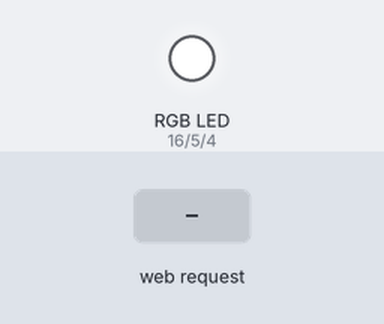
This sketch was run on a simulated ESP8266 (NodeMCU). On the bench: an RGB LED mixed from three pins (HIGH = lit). The inputs (shaded band) are chosen by the test bench. WiFi joins after 1.5 s; servers stay silent unless stated; what the sketch prints to the serial monitor is not drawn.

Above: at 2.7 s.
2.8 s: HTTP request GET /r1 received
At 3.7 s:
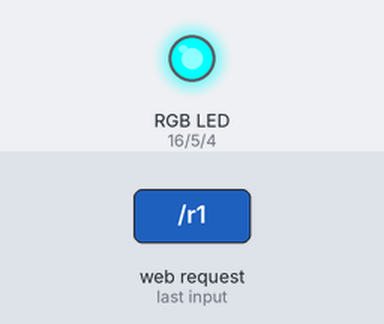
4.3 s: HTTP request GET /g1 received
At 4.8 s:
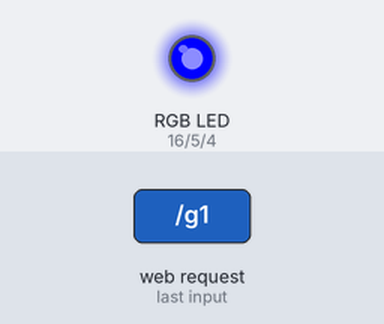
5.8 s: HTTP request GET /b1 received
At 7.0 s:
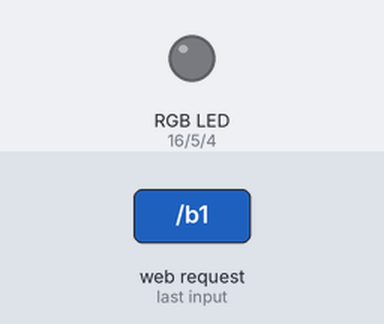
7.3 s: HTTP request GET /r0 received
At 8.3 s:
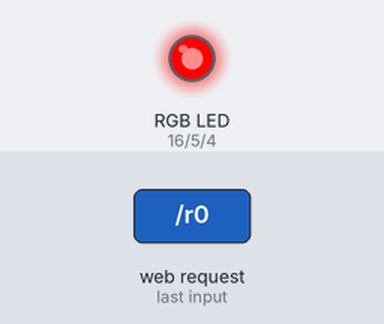
8.8 s: HTTP request GET /g0 received
At 9.5 s:
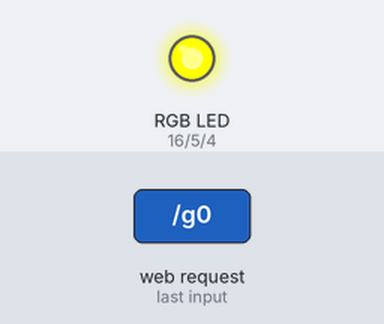
10.3 s: HTTP request GET /b0 received
At 10.6 s:
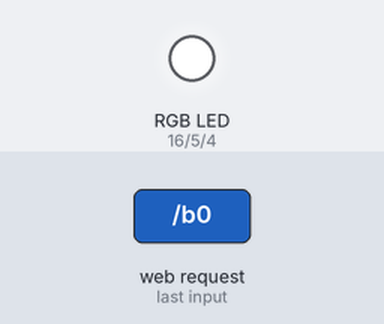
Timing chart, 0 to 12.8 s (numbered marks = the images above; inputs shaded):
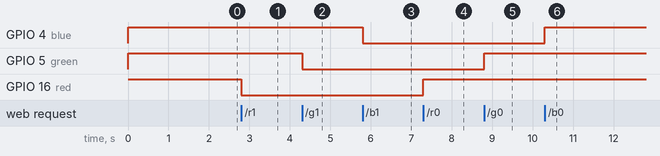

The sketch:

IoT2.ino
```cpp
#include <ESP8266WiFi.h>

const char* ssid = "kokwei";
const char* password = "kokwei97";
int red = 16;
int green = 5;
int blue = 4;
int value = LOW;

int sequence [8][3] {
  {0, 0, 0},
  {0, 0, 1},
  {0, 1, 0},
  {0, 1, 1},
  {1, 0, 0},
  {1, 0, 1},
  {1, 1, 0},
  {1, 1, 1}
};

WiFiServer server(80); //default port of http

void setup() {
  // put your setup code here, to run once:
  Serial.begin(115200);
  pinMode(red, OUTPUT);
  pinMode(green, OUTPUT);
  pinMode(blue, OUTPUT);

  digitalWrite(red, HIGH);
  digitalWrite(green, HIGH);
  digitalWrite(blue, HIGH);


  Serial.println();
  Serial.println("Connecting to ...");
  Serial.println(ssid);

  WiFi.begin(ssid , password);

  while (WiFi.status() != WL_CONNECTED) //check wifi status and wait for it to connect
  {
    Serial.print(".");
    delay(500);
  }

  server.begin();

  Serial.print("Use this URL to connect:");
  Serial.print("http://");
  Serial.print(WiFi.localIP());

}

void loop() {
//  for (int i = 0; i < 8; i ++) {   //Loop through all rgb colors
//    digitalWrite(red, sequence[i][0]);
//    digitalWrite(green, sequence[i][1]);
//    digitalWrite(blue, sequence[i][2]);
//    delay(500);
//  }


  WiFiClient client = server.available(); // Listen for incoming clients,if there is a client connection

  if (client) {

    while (!client.available()); //wait until client has data available for reading

    Serial.println("new client");

    String request = client.readStringUntil('\n');  //read the data
    Serial.println(request);

    if (request.indexOf("/r1") != -1) {
      value = HIGH;
      digitalWrite(red, LOW);
    }

    else if (request.indexOf("/r0") != -1) {
      value = LOW;
      digitalWrite(red, HIGH);
    }

    else if (request.indexOf("/g1") != -1) {
      value = LOW;
      digitalWrite(green, LOW);
    }
    else if (request.indexOf("/g0") != -1) {
      value = LOW;
      digitalWrite(green, HIGH);
    }
    else if (request.indexOf("/b1") != -1) {
      value = LOW;
      digitalWrite(blue, LOW);
    }
    else if (request.indexOf("/b0") != -1) {
      value = LOW;
      digitalWrite(blue, HIGH);
    }


    client.println("HTTP/1.1 200 OK");  //http response header
    client.println("Content-Type : text/html");
    client.println();
    client.println("<!DOCTYPE HTML>"); // specify version of html
    client.println("<html>");
    client.println("<h1> My First website </h1>");

    client.println("<br>");
    client.print("LED is now ");
    if (value == HIGH ) client.println ("ON");
    else if (value == LOW ) client.println("OFF");
    //      client.println("<a href = https://www.google.com> Visit Google </a>");
    client.println("<a href =/LED=ON> <button> Turn on LED</button> </a>");
    client.println("<a href= /LED=OFF> <button> Turn off LED </button> </a>");

    client.println("</html>");
    Serial.println("Client disconnected");

  }
}
```

Measured:
- after the input at 2.8 s, GPIO 16 (red): HIGH → LOW at once
- after the input at 4.3 s, GPIO 5 (green): HIGH → LOW at once
- after the input at 5.8 s, GPIO 4 (blue): HIGH → LOW at once
- after the input at 7.3 s, GPIO 16 (red): LOW → HIGH at once
- after the input at 8.8 s, GPIO 5 (green): LOW → HIGH at once
- after the input at 10.3 s, GPIO 4 (blue): LOW → HIGH at once
